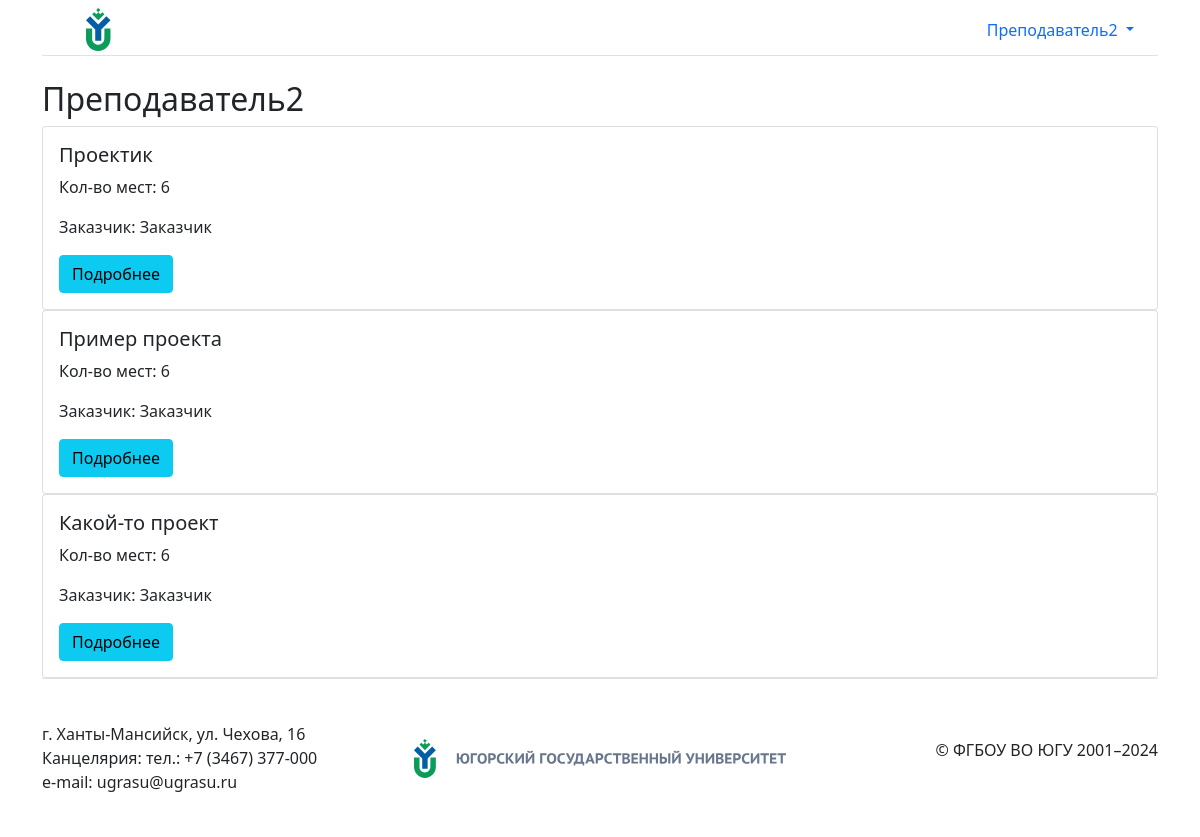
Screenshot of /account/profileLecturer/ (signed in) with the database file from the repository.
### showcase_projects/models.py (models this page shows, shortened)
class Project(models.Model):
    class Meta:
        permissions = [
            ("change_status_project", "Can change status project"),
        ]
    CUSTOMER_TYPE = [
        ('external' ,'Внешний'),
        ('interior' ,'Внутренний'),
    ]
    order = models.OneToOneField(Order, on_delete=models.CASCADE, default=None, null=True, blank=True,)
    place = models.IntegerField(default=6)
    lecturer = models.ForeignKey(Lecturer, on_delete=models.CASCADE, default=None, null=True, blank=True, related_name='lecturer')
    customer_type = models.CharField(max_length=20, choices=CUSTOMER_TYPE, default='processing')

class ModelWithStatus(models.Model):
    class Meta:
        abstract = True
    STATUS_CHOICES = [
        ('accepted', 'Принят'),
        ('processing', 'В обработке'),
        ('rejected', 'Отклонен'),
    ]
    status = models.CharField(max_length=20, choices=STATUS_CHOICES, default='processing')

class Order(ModelWithStatus):
    title = models.CharField(max_length=100)
    customer = models.ForeignKey(Customer, on_delete=models.CASCADE, related_name='customer')
    directionIdentity = models.ManyToManyField(DirectionIdentity)
    spheres = models.ManyToManyField(Spheres)
    types = models.ManyToManyField(Types)

### registration/models.py (models this page shows, shortened)
class Profile(models.Model):
    user = models.OneToOneField(
        User, on_delete=models.CASCADE,
    )
    class Meta:
        abstract = True

class Customer(Profile):
    pass

### registration/views.py (the view, shortened to what this page needs)
# urls.py: path('profileLecturer/', registration_views.LecturerProfile.as_view(), name='profileLecturer'),
class LecturerProfile(View, LoginRequiredMixin):
    def get(self, request, *args, **kwargs):
        user = get_object_or_404(Lecturer, user__username=self.request.user.username)
        projects = Project.objects.filter(lecturer=user)
        letters = MotivationLetters.objects.filter(project__in=projects, status='processing')
        context = {'projects' : projects, 'letters': letters}
        return render(request, 'registration/profileLecturer.html', context)

### registration/templates/registration/profileLecturer.html (shortened to what this page needs)
{% extends "showcase_projects/base.html" %}
{% block content %}
<h2 class="account-heading">{{ user.username }}</h2>
{% if projects %}
    {% for project in projects %}
        {% include "showcase_projects/project_card.html" %}
    {% endfor %}
{% endif %}
{% endblock content %}

### showcase_projects/templates/showcase_projects/base.html (shortened to what this page needs)
{% load static %}
<!DOCTYPE html>
<html lang="en">
<head>
    <link href="https://cdn.jsdelivr.net/npm/bootstrap@5.0.2/dist/css/bootstrap.min.css" rel="stylesheet"
>
</head>
<body>
    <div class="wrapper">
        <div class="container">
            <header class="border-bottom lh-1 p-1">
                <div class="row flex-nowrap justify-content-between align-items-center">
                    <div class="col-4 pt-1 d-flex">
                        <a href="{% url 'home' %}" class="d-inline-flex link-body-emphasis text-decoration-none">
                            <svg class="bi" width="40" height="32" role="img" aria-label="Bootstrap">
                                <img class="img-fluid" src="{% static "showcase_projects/img/logo-separator.svg" %}" id="logo">
                            </svg>
                        </a>
                    </div>
                    <div class="col-4 pt-1 d-flex justify-content-end align-items-center">
                        <div class="p-1">
                            {% if user.is_authenticated %}
                            <div class="dropdown">
                                <div class="dropdown-toggle nav-item nav-link text-body-emphasis" id="dropdownMenuUser"
                                    data-bs-toggle="dropdown" aria-expanded="false" style="cursor: pointer;">
                                    {{ user.username }}
                                </div>
                                </div>
                            {% else %}
                                <a class="btn btn-outline-primary me-2" href="{% url 'login' %}">Вход</a>
                            {% endif %}
                        </div>
                    </div>
                </div>
            </header>
        </div>
        <div class="container mt-4 content">
            <main role="main" class="main-content">
                {% block content %}{% endblock %}
            </main>
        </div>
        <div class="container">
            <footer class="d-flex flex-wrap justify-content-between align-items-center py-1 border-top">
                <div class="col-md-4 mb-md-0 text-body-secondary">
                    г. Ханты-Мансийск, ул. Чехова, 16<br>
                    Канцелярия: тел.:
                    +7 (3467) 377-000<br>
                    e-mail:
                    ugrasu@ugrasu.ru<br>
                </div>
                <a href="{% url 'home' %}" class="col-md-4 d-flex align-items-center justify-content-center mb-3 mb-md-0 me-md-auto link-body-emphasis text-decoration-none">
                    <svg class="bi">
                        <img class="img-fluid" src="{% static "showcase_projects/img/logo.svg" %}" id="logo">
                    </svg>
                </a>
                <div class="mb-md-0 nav col-md-4 justify-content-end">
                    <p>© ФГБОУ ВО ЮГУ 2001–2024</p>
                </div>
            </footer>
        </div>
    </div>
</body>
</html>

### showcase_projects/templates/showcase_projects/project_card.html
<div class="col">
    <div class="card h-100">
        <div class="card-body">
            <h5 class="card-title">{{ project.order.title }}</h5>
            <p class="card-text">Кол-во мест: {{ project.place }}</p>
            <p class="card-text">Заказчик: {{ project.order.customer.user.username }}</p>
            <a href="{% url 'project-detail' project.id %}" class="btn btn-info">Подробнее</a>
        </div>
    </div>
</div>

### showcase_projects/templates/showcase_projects/base.html (style rules this page uses)
.main-content { min-height: calc(71vh); }

### rows the page displays
Project: order "Проектик", place "6", order.customer.user.username "Заказчик"
Project: order "Пример проекта", place "6", order.customer.user.username "Заказчик"
Project: order "Какой-то проект", place "6", order.customer.user.username "Заказчик"

### other values shown
{{ user.username }} "Преподаватель2"
